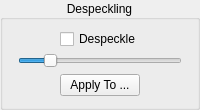
    <widget class="CollapsibleGroupBox" name="despecklePanel">
     <property name="title">
      <string>Despeckling</string>
     </property>
     <property name="alignment">
      <set>Qt::AlignCenter</set>
     </property>
     <property name="flat">
      <bool>false</bool>
     </property>
     <layout class="QVBoxLayout" name="verticalLayout_5">
      <property name="spacing">
       <number>6</number>
      </property>
      <property name="leftMargin">
       <number>15</number>
      </property>
      <property name="topMargin">
       <number>9</number>
      </property>
      <property name="rightMargin">
       <number>15</number>
      </property>
      <item>
       <layout class="QVBoxLayout" name="verticalLayout_18">
        <property name="spacing">
         <number>4</number>
        </property>
        <property name="leftMargin">
         <number>0</number>
        </property>
        <property name="topMargin">
         <number>0</number>
        </property>
        <property name="rightMargin">
         <number>0</number>
        </property>
        <item>
         <layout class="QHBoxLayout" name="horizontalLayout_25">
          <item>
           <spacer name="horizontalSpacer_48">
            <property name="orientation">
             <enum>Qt::Horizontal</enum>
            </property>
            <property name="sizeHint" stdset="0">
             <size>
              <width>40</width>
              <height>20</height>
             </size>
            </property>
           </spacer>
          </item>
          <item>
           <layout class="QVBoxLayout" name="verticalLayout_20">
            <item>
             <widget class="QCheckBox" name="despeckleCB">
              <property name="text">
               <string>Despeckle</string>
              </property>
              <property name="toolTip">
               <string>Remove small isolated specks from the output.</string>
              </property>
             </widget>
            </item>
           </layout>
          </item>
          <item>
           <spacer name="horizontalSpacer_49">
            <property name="orientation">
             <enum>Qt::Horizontal</enum>
            </property>
            <property name="sizeHint" stdset="0">
             <size>
              <width>40</width>
              <height>20</height>
             </size>
            </property>
           </spacer>
          </item>
         </layout>
        </item>
        <item>
         <widget class="QSlider" name="despeckleSlider">
          <property name="minimum">
           <number>5</number>
          </property>
          <property name="maximum">
           <number>35</number>
          </property>
          <property name="singleStep">
           <number>2</number>
          </property>
          <property name="pageStep">
           <number>5</number>
          </property>
          <property name="value">
           <number>10</number>
          </property>
          <property name="orientation">
           <enum>Qt::Horizontal</enum>
          </property>
          <property name="toolTip">
           <string>Adjust despeckle.</string>
          </property>
         </widget>
        </item>
       </layout>
      </item>
      <item>
       <layout class="QHBoxLayout" name="horizontalLayout_9">
        <item>
         <spacer name="horizontalSpacer_15">
          <property name="orientation">
           <enum>Qt::Horizontal</enum>
          </property>
          <property name="sizeHint" stdset="0">
           <size>
            <width>1</width>
            <height>1</height>
           </size>
          </property>
         </spacer>
        </item>
        <item>
         <widget class="QPushButton" name="applyDespeckleButton">
          <property name="text">
           <string>Apply To ...</string>
          </property>
          <property name="toolTip">
           <string>Choose which pages receive these settings.</string>
          </property>
         </widget>
        </item>
        <item>
         <spacer name="horizontalSpacer_16">
          <property name="orientation">
           <enum>Qt::Horizontal</enum>
          </property>
          <property name="sizeHint" stdset="0">
           <size>
            <width>1</width>
            <height>1</height>
           </size>
          </property>
         </spacer>
        </item>
       </layout>
      </item>
     </layout>
    </widget>
